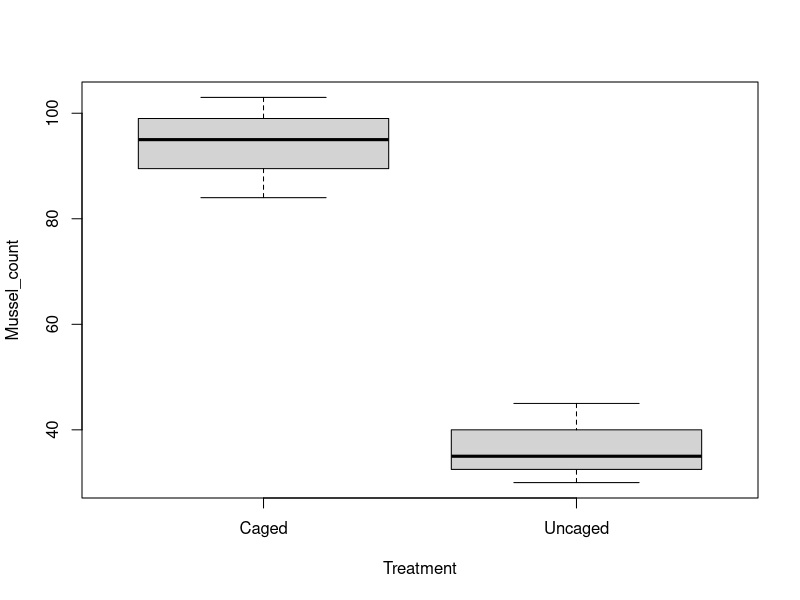

This chart was generated by the following R code:
### Feb. 14, 2023
###  Data Manipulation


#Reshape your data into the 'tidy data" format

# 1. using 'reshape2' package
# If you haven't installed the package yet;
install.packages('reshape2') 
library(reshape2)


# read the data set from your computer
predation_raw<-read.csv('Data/Predation_exp.csv')


#Use melt to tidy the data
predation<-melt(predation_raw, id.vars="Location")

# rename of columns 
colnames(predation)[2:3]<-c("Treatment","Mussel_count")

# or you can do this all in one step
# predation<-melt(predation_raw, id.vars="Location", value.name = "Mussel_count", variable.name = "Treatment")

# You can save the reshaped data 
write.csv(predation, "Data/Predation_exp_reshaped.csv")


# 2. Using tidyr to do the same thing
install.packages('tidyr')
library(tidyr)

#predation
?pivot_longer
pred<-pivot_longer(predation_raw, -Location, values_to="Mussel_count",names_to="Treatment")


################
## Exercise 1 ##
################

#Try reshaping table4a (TB occurrence data) that comes with tidyr
table4a
#country     `1999` `2000`
#
#1 Afghanistan    745   2666
#2 Brazil       37737  80488
#3 China       212258 213766

table4a<-table4a
#copy and paste your reshaped data table here
new_table4a<-melt(table4a, id.vars="country")

new_table4a
colnames(new_table4a)[2:3]<-c("year","tb")

new_table4a
#      country year     tb
#1 Afghanistan 1999    745
#2      Brazil 1999  37737
#3       China 1999 212258
#4 Afghanistan 2000   2666
#5      Brazil 2000  80488
#6       China 2000 213766




### Statistical analysis on predation data ###

#1.t-test (compare 2 results from the low tidal height only)

?t.test # to get help information

#Separate low inter-tidal data
colnames(predation)[2:3]<-c("Treatment","Mussel_count")
low<-predation[predation$Location=="Low",]

#['row','column']
low$Mussel_count
t.test(low$Mussel_count[low$Treatment=="Caged"],low$Mussel_count[low$Treatment=="Uncaged"])

#low[low$Treatment=="Caged","Mussel_count"]

#or you can do exactly the same thing in a slightly different way:
with(low, t.test(Mussel_count[Treatment=="Caged"], Mussel_count[Treatment=="Uncaged"]))

##########################################
# Copy and paste t-test results here 
##########################################

#data:  Mussel_count[Treatment == "Caged"] and Mussel_count[Treatment == "Uncaged"]
#t = 8.1262, df = 3.8173, p-value = 0.001518
#alternative hypothesis: true difference in means is not equal to 0
#95 percent confidence interval:
# 37.36931 77.29736
#sample estimates:
#mean of x mean of y 
# 94.00000  36.66667 




#2. Use ANOVA

aov1 = aov(Mussel_count ~ Treatment,data=low) 
summary(aov1)     

##########################################
# Copy and paste the ANOVA results here 
##########################################

#            Df Sum Sq Mean Sq F value  Pr(>F)   
#Treatment    1   4931    4931   66.04 0.00125 **
#Residuals    4    299      75                   
#---
#Signif. codes:  0 ‘***’ 0.001 ‘**’ 0.01 ‘*’ 0.05 ‘.’ 0.1 ‘ ’ 1

# --- if we have some time ---
## Plot the results

boxplot(Mussel_count ~ Treatment,data=low)
